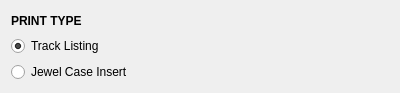
<?xml version="1.0" encoding="UTF-8"?>
<ui version="4.0">
 <class>PrintSettings</class>
 <widget class="QWidget" name="PrintSettings">
  <property name="geometry">
   <rect>
    <x>0</x>
    <y>0</y>
    <width>400</width>
    <height>93</height>
   </rect>
  </property>
  <property name="windowTitle">
   <string notr="true">Form</string>
  </property>
  <layout class="QVBoxLayout" name="verticalLayout">
   <item>
    <widget class="QLabel" name="label">
     <property name="font">
      <font>
       <bold>true</bold>
      </font>
     </property>
     <property name="text">
      <string>PRINT TYPE</string>
     </property>
    </widget>
   </item>
   <item>
    <widget class="QRadioButton" name="trackListingButton">
     <property name="text">
      <string>Track Listing</string>
     </property>
     <property name="checked">
      <bool>true</bool>
     </property>
    </widget>
   </item>
   <item>
    <widget class="QRadioButton" name="jewelCaseButton">
     <property name="text">
      <string>Jewel Case Insert</string>
     </property>
    </widget>
   </item>
  </layout>
 </widget>
 <resources/>
 <connections/>
</ui>
